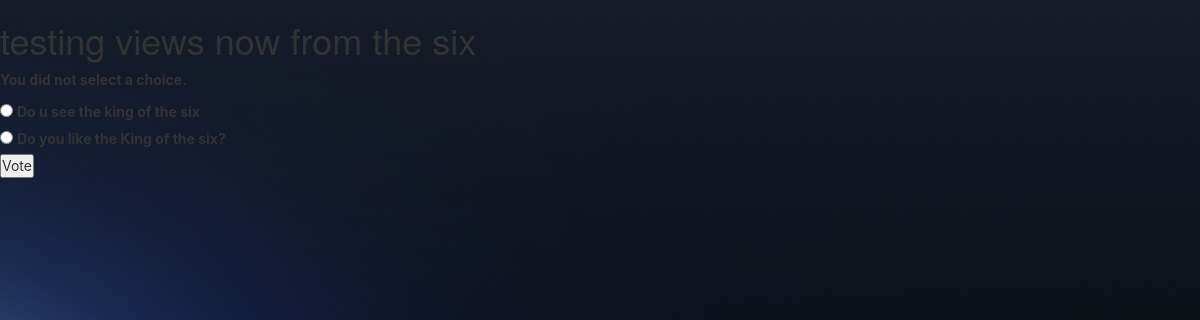
The page /polls/5/vote/ on the database its author committed.
### polls/models.py (models this page shows, shortened)
class Question(models.Model):
	question_text = models.CharField(max_length=200)
	pub_date = models.DateTimeField('date published')

class Choice(models.Model):
	question = models.ForeignKey(Question, on_delete=models.CASCADE)
	choice_text = models.CharField(max_length=200)
	votes = models.IntegerField(default=0)

### polls/views.py (the view)
# urls.py: path('<int:question_id>/vote/',views.vote, name='vote'),
def vote(request, question_id):
	question = get_object_or_404(Question, pk=question_id)
	try:
		selected_choice = question.choice_set.get(pk = request.POST['choice'])
	except (KeyError, Choice.DoesNotExist):
		return render(request, 'polls/detail.html',{'question':question,'error_message': "You did not select a choice.",})
	else:
		selected_choice.votes += 1
		selected_choice.save()
		return HttpResponseRedirect(reverse('polls:results', args = (question_id,)))

### polls/templates/polls/detail.html (shortened to what this page needs)
<body>
	<link rel="stylesheet" type="text/css" href="../../static/polls/style.css"/>
	<link rel="stylesheet" type="text/css" href="../../static/polls/bootstrap.css"/>
	<h1>{{ question.question_text }}</h1>
	{% if error_message %}
	<p>
		<strong>{{ error_message }}</strong>
	</p>{% endif %}
	<form  class="form-inline" action="{% url 'polls:vote' question.id %}" method="post">
		{% csrf_token %} {% for choice in question.choice_set.all %}
		<input id="choice{{ forloop.counter }}" name="choice" type="radio" value="{{ choice.id }}">
		<label for="choice{{ forloop.counter }}">{{ choice.choice_text }}</label>
		<br> {% endfor %}
		<input type="submit" value="Vote">
	</form>
</body>

### polls/static/polls/style.css (style rules this page uses)
* { margin: 0; padding: 0; font-family: -apple-system, BlinkMacSystemFont, 'Segoe UI', Roboto, Oxygen, Ubuntu, Cantarell, 'Open Sans', 'Helvetica Neue', sans-serif; box-sizing: border-box; -moz-box-sizing: border-box; -o-box-sizing: border-box; -ms-box-sizing: border-box; -webkit-box-sizing: border-box; }
h1 { color: snow; }

### polls/templates/polls/detail.html (style rules this page uses)
body { background-image: url('../../static/polls/images/space.jpg') }

### rows shown on the page
Question: question_text "testing views now from the six"
Choice: choice_text "Do u see the king of the six"
Choice: choice_text "Do you like the King of the six?"

### other values the page prints
{{ error_message }} "You did not select a choice."
